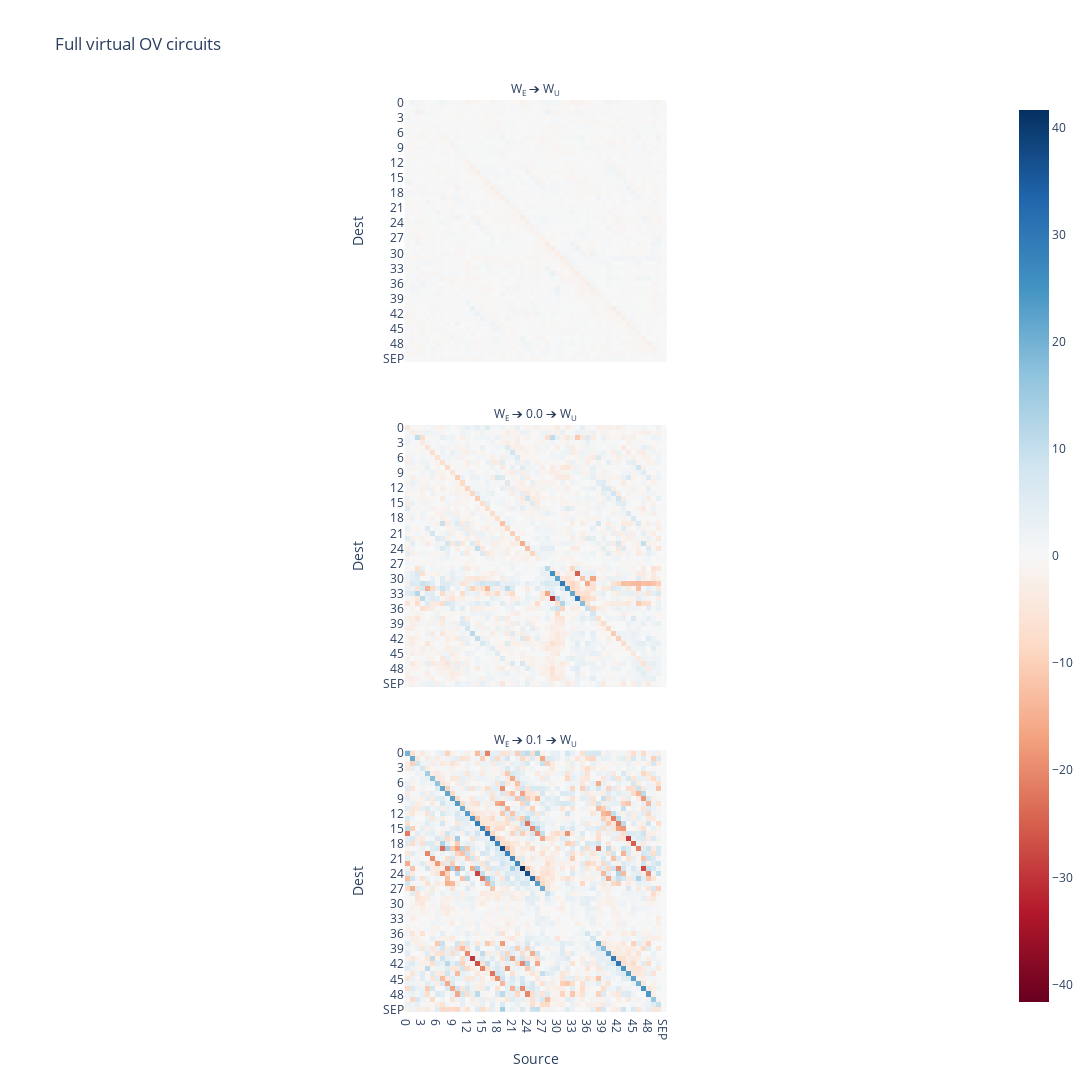

Write notebook code for a chart like this one.
### Markdown cell above
## OV circuits

### Code cell
scale_final = cache["scale"][:, :, 0][:, 1:].mean()
scale_0 = cache["scale", 0, "ln1"][:, 1:].mean()
W_OV = model.W_V @ model.W_O
W_E = model.W_E
W_U = model.W_U

# ! Get direct path
W_E_OV_direct = (W_E / scale_final) @ W_U

# ! Get full OV matrix for path through just layer 0
W_E_OV_0 = (W_E / scale_0) @ W_OV[0]
W_OV_0_full = (W_E_OV_0 / scale_final) @ W_U # [head1 vocab_in vocab_out]



# Stick 'em together
assert W_OV_0_full.shape == (2, 52, 52)
assert W_E_OV_direct.shape == (52, 52)
W_OV_full_all = t.cat([
    t.cat([W_E_OV_direct[None, None], W_OV_0_full[:, None]]), # [head0 1 vocab_in vocab_out]
], dim=1) # [head0 head1 vocab_in vocab_out]
assert W_OV_full_all.shape == (3, 1, 52, 52)

components_0 = ["W<sub>E</sub>"] + [f"0.{i}" for i in range(2)]

imshow(
    W_OV_full_all.transpose(0, 1).flatten(0, 1), # .softmax(dim=-1),
    facet_col = 0,
    facet_col_wrap = 1,
    facet_labels = [" ➔ ".join(list(dict.fromkeys(["W<sub>E</sub>", c0, "W<sub>U</sub>"]))) for c0 in components_0],
    title = f"Full virtual OV circuits",
    x = dataset.vocab,
    y = dataset.vocab,
    labels = {"x": "Source", "y": "Dest"},
    height = 1200,
    width = 1200,
    # text = text,
)

### Figure 1 — Plotly figure (JSON) as saved in the notebook; plotly's stock layout.template omitted (floating-point values rounded to 4 significant figures; data arrays with more than 128 entries replaced by an {"elided": "..."} marker saying what was removed)
{"data": [{"coloraxis": "coloraxis", "hovertemplate": "Source: %{x}<br>Dest: %{y}<br>color: %{z}<extra></extra>", "name": "0", "type": "heatmap", "x": ["0", "1", "2", "3", "4", "5", "6", "7", "8", "9", "10", "11", "12", "13", "14", "15", "16", "17", "18", "19", "20", "21", "22", "23", "24", "25", "26", "27", "28", "29", "30", "31", "32", "33", "34", "35", "36", "37", "38", "39", "40", "41", "42", "43", "44", "45", "46", "47", "48", "49", "50", "SEP"], "xaxis": "x3", "y": ["0", "1", "2", "3", "4", "5", "6", "7", "8", "9", "10", "11", "12", "13", "14", "15", "16", "17", "18", "19", "20", "21", "22", "23", "24", "25", "26", "27", "28", "29", "30", "31", "32", "33", "34", "35", "36", "37", "38", "39", "40", "41", "42", "43", "44", "45", "46", "47", "48", "49", "50", "SEP"], "yaxis": "y3", "z": {"elided": "52x52 float values"}}, {"coloraxis": "coloraxis", "hovertemplate": "Source: %{x}<br>Dest: %{y}<br>color: %{z}<extra></extra>", "name": "1", "type": "heatmap", "x": ["0", "1", "2", "3", "4", "5", "6", "7", "8", "9", "10", "11", "12", "13", "14", "15", "16", "17", "18", "19", "20", "21", "22", "23", "24", "25", "26", "27", "28", "29", "30", "31", "32", "33", "34", "35", "36", "37", "38", "39", "40", "41", "42", "43", "44", "45", "46", "47", "48", "49", "50", "SEP"], "xaxis": "x2", "y": ["0", "1", "2", "3", "4", "5", "6", "7", "8", "9", "10", "11", "12", "13", "14", "15", "16", "17", "18", "19", "20", "21", "22", "23", "24", "25", "26", "27", "28", "29", "30", "31", "32", "33", "34", "35", "36", "37", "38", "39", "40", "41", "42", "43", "44", "45", "46", "47", "48", "49", "50", "SEP"], "yaxis": "y2", "z": {"elided": "52x52 float values"}}, {"coloraxis": "coloraxis", "hovertemplate": "Source: %{x}<br>Dest: %{y}<br>color: %{z}<extra></extra>", "name": "2", "type": "heatmap", "x": ["0", "1", "2", "3", "4", "5", "6", "7", "8", "9", "10", "11", "12", "13", "14", "15", "16", "17", "18", "19", "20", "21", "22", "23", "24", "25", "26", "27", "28", "29", "30", "31", "32", "33", "34", "35", "36", "37", "38", "39", "40", "41", "42", "43", "44", "45", "46", "47", "48", "49", "50", "SEP"], "xaxis": "x", "y": ["0", "1", "2", "3", "4", "5", "6", "7", "8", "9", "10", "11", "12", "13", "14", "15", "16", "17", "18", "19", "20", "21", "22", "23", "24", "25", "26", "27", "28", "29", "30", "31", "32", "33", "34", "35", "36", "37", "38", "39", "40", "41", "42", "43", "44", "45", "46", "47", "48", "49", "50", "SEP"], "yaxis": "y", "z": {"elided": "52x52 float values"}}], "layout": {"annotations": [{"font": {}, "showarrow": false, "text": "W<sub>E</sub> ➔ 0.1 ➔ W<sub>U</sub>", "x": 0.5, "xanchor": "center", "xref": "paper", "y": 0.2867, "yanchor": "bottom", "yref": "paper"}, {"font": {}, "showarrow": false, "text": "W<sub>E</sub> ➔ 0.0 ➔ W<sub>U</sub>", "x": 0.5, "xanchor": "center", "xref": "paper", "y": 0.6433, "yanchor": "bottom", "yref": "paper"}, {"font": {}, "showarrow": false, "text": "W<sub>E</sub> ➔ W<sub>U</sub>", "x": 0.5, "xanchor": "center", "xref": "paper", "y": 1.0, "yanchor": "bottom", "yref": "paper"}], "coloraxis": {"cmid": 0, "colorscale": [[0, "rgb(103,0,31)"], [0.1, "rgb(178,24,43)"], [0.2, "rgb(214,96,77)"], [0.3, "rgb(244,165,130)"], [0.4, "rgb(253,219,199)"], [0.5, "rgb(247,247,247)"], [0.6, "rgb(209,229,240)"], [0.7, "rgb(146,197,222)"], [0.8, "rgb(67,147,195)"], [0.9, "rgb(33,102,172)"], [1, "rgb(5,48,97)"]]}, "height": 1200, "title": {"text": "Full virtual OV circuits"}, "width": 1200, "xaxis": {"anchor": "y", "constrain": "domain", "domain": [0, 1], "scaleanchor": "y", "title": {"text": "Source"}}, "xaxis2": {"anchor": "y2", "domain": [0, 1], "matches": "x", "showticklabels": false}, "xaxis3": {"anchor": "y3", "domain": [0, 1], "matches": "x", "showticklabels": false}, "yaxis": {"anchor": "x", "autorange": "reversed", "constrain": "domain", "domain": [0, 0.2867], "title": {"text": "Dest"}}, "yaxis2": {"anchor": "x2", "domain": [0.3567, 0.6433], "matches": "y", "title": {"text": "Dest"}}, "yaxis3": {"anchor": "x3", "domain": [0.7133, 1.0], "matches": "y", "title": {"text": "Dest"}}}}
